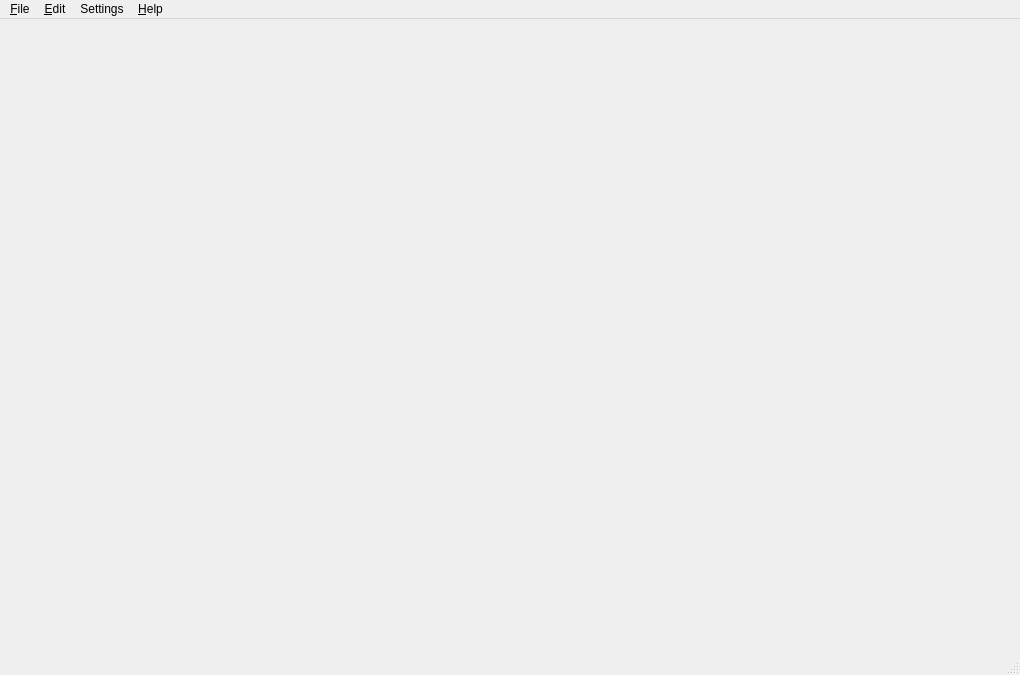
<?xml version="1.0" encoding="UTF-8"?>
<ui version="4.0">
 <class>MainWindow</class>
 <widget class="QMainWindow" name="MainWindow">
  <property name="geometry">
   <rect>
    <x>0</x>
    <y>0</y>
    <width>1020</width>
    <height>675</height>
   </rect>
  </property>
  <property name="sizePolicy">
   <sizepolicy hsizetype="Preferred" vsizetype="Preferred">
    <horstretch>2</horstretch>
    <verstretch>0</verstretch>
   </sizepolicy>
  </property>
  <property name="minimumSize">
   <size>
    <width>0</width>
    <height>0</height>
   </size>
  </property>
  <property name="windowTitle">
   <string>Video Editor MovieMator</string>
  </property>
  <property name="windowIcon">
   <iconset resource="../icons/resources.qrc">
    <normaloff>:/icons/moviemator-logo-64.png</normaloff>:/icons/moviemator-logo-64.png</iconset>
  </property>
  <property name="iconSize">
   <size>
    <width>40</width>
    <height>40</height>
   </size>
  </property>
  <property name="toolButtonStyle">
   <enum>Qt::ToolButtonTextBesideIcon</enum>
  </property>
  <widget class="QWidget" name="centralWidget">
   <property name="sizePolicy">
    <sizepolicy hsizetype="Preferred" vsizetype="Preferred">
     <horstretch>2</horstretch>
     <verstretch>2</verstretch>
    </sizepolicy>
   </property>
   <layout class="QHBoxLayout" name="horizontalLayout">
    <property name="leftMargin">
     <number>0</number>
    </property>
    <property name="topMargin">
     <number>0</number>
    </property>
    <property name="rightMargin">
     <number>0</number>
    </property>
    <property name="bottomMargin">
     <number>0</number>
    </property>
   </layout>
  </widget>
  <widget class="QMenuBar" name="menuBar">
   <property name="geometry">
    <rect>
     <x>0</x>
     <y>0</y>
     <width>1020</width>
     <height>22</height>
    </rect>
   </property>
   <widget class="QMenu" name="menuFile">
    <property name="title">
     <string>&amp;File</string>
    </property>
    <addaction name="actionOpen"/>
    <addaction name="actionOpenOther"/>
    <addaction name="separator"/>
    <addaction name="actionSave"/>
    <addaction name="actionSave_As"/>
    <addaction name="actionExportEDL"/>
    <addaction name="actionClose"/>
    <addaction name="separator"/>
    <addaction name="actionExit"/>
   </widget>
   <widget class="QMenu" name="menuEdit">
    <property name="title">
     <string>&amp;Edit</string>
    </property>
    <addaction name="actionCut"/>
    <addaction name="actionCopy"/>
    <addaction name="actionPaste"/>
   </widget>
   <widget class="QMenu" name="menuHelp">
    <property name="title">
     <string>&amp;Help</string>
    </property>
    <addaction name="actionFAQ"/>
    <addaction name="actionTutorials"/>
    <addaction name="actionAbout_TVE"/>
    <addaction name="actionTutorial"/>
    <addaction name="actionHomePage"/>
    <addaction name="actionForum"/>
    <addaction name="actionFacebook"/>
    <addaction name="actionEmail"/>
    <addaction name="separator"/>
    <addaction name="actionBuy_a_License_Code"/>
    <addaction name="actionEnter_License_Code"/>
    <addaction name="actionExecute_Python"/>
    <addaction name="separator"/>
    <addaction name="actionGet_Total_Video_Converter_Pro"/>
    <addaction name="actionGet_Total_Video_Player"/>
   </widget>
   <widget class="QMenu" name="menuSettings">
    <property name="title">
     <string>Settings</string>
    </property>
    <widget class="QMenu" name="menuDeinterlacer">
     <property name="title">
      <string>Deinterlacer</string>
     </property>
     <addaction name="actionOneField"/>
     <addaction name="actionLinearBlend"/>
     <addaction name="actionYadifTemporal"/>
     <addaction name="actionYadifSpatial"/>
    </widget>
    <widget class="QMenu" name="menuInterpolation">
     <property name="title">
      <string>Interpolation</string>
     </property>
     <addaction name="actionNearest"/>
     <addaction name="actionBilinear"/>
     <addaction name="actionBicubic"/>
     <addaction name="actionHyper"/>
    </widget>
    <widget class="QMenu" name="menuProfile">
     <property name="title">
      <string>Video Mode</string>
     </property>
     <addaction name="actionProfileAutomatic"/>
    </widget>
    <widget class="QMenu" name="menuExternal">
     <property name="title">
      <string>External Monitor</string>
     </property>
     <addaction name="actionExternalNone"/>
    </widget>
    <widget class="QMenu" name="menuGamma">
     <property name="title">
      <string>Gamma</string>
     </property>
     <addaction name="actionGammaSRGB"/>
     <addaction name="actionGammaRec709"/>
    </widget>
    <widget class="QMenu" name="menuDrawingMethod">
     <property name="title">
      <string>Display Method</string>
     </property>
     <addaction name="actionDrawingAutomatic"/>
     <addaction name="actionDrawingOpenGL"/>
     <addaction name="actionDrawingDirectX"/>
     <addaction name="actionDrawingSoftware"/>
    </widget>
    <widget class="QMenu" name="menuLanguage">
     <property name="title">
      <string>Language</string>
     </property>
    </widget>
    <addaction name="actionProject"/>
    <addaction name="actionGPU"/>
    <addaction name="menuProfile"/>
    <addaction name="separator"/>
    <addaction name="actionPlayer"/>
    <addaction name="actionScrubAudio"/>
    <addaction name="actionJack"/>
    <addaction name="actionRealtime"/>
    <addaction name="actionProgressive"/>
    <addaction name="menuDeinterlacer"/>
    <addaction name="menuInterpolation"/>
    <addaction name="menuExternal"/>
    <addaction name="menuGamma"/>
    <addaction name="separator"/>
    <addaction name="menuDrawingMethod"/>
    <addaction name="menuLanguage"/>
    <addaction name="separator"/>
   </widget>
   <addaction name="menuFile"/>
   <addaction name="menuEdit"/>
   <addaction name="menuSettings"/>
   <addaction name="menuHelp"/>
  </widget>
  <widget class="QStatusBar" name="statusBar"/>
  <action name="actionOpen">
   <property name="icon">
    <iconset resource="../icons/resources.qrc">
     <normaloff>:/icons/light/32x32/list-add.png</normaloff>:/icons/light/32x32/list-add.png</iconset>
   </property>
   <property name="text">
    <string>&amp;Open File...</string>
   </property>
   <property name="toolTip">
    <string>Open a video, audio, image or project file</string>
   </property>
   <property name="shortcut">
    <string>Ctrl+O</string>
   </property>
   <property name="visible">
    <bool>true</bool>
   </property>
   <property name="iconVisibleInMenu">
    <bool>false</bool>
   </property>
  </action>
  <action name="actionExit">
   <property name="text">
    <string>E&amp;xit</string>
   </property>
   <property name="toolTip">
    <string>Quit the application</string>
   </property>
   <property name="shortcut">
    <string>Ctrl+Q</string>
   </property>
  </action>
  <action name="actionAbout_TVE">
   <property name="text">
    <string>&amp;About Video Editor MovieMator Pro</string>
   </property>
   <property name="toolTip">
    <string>About Video Editor MovieMator Pro</string>
   </property>
   <property name="visible">
    <bool>true</bool>
   </property>
   <property name="menuRole">
    <enum>QAction::AboutRole</enum>
   </property>
  </action>
  <action name="actionOpenOther">
   <property name="enabled">
    <bool>false</bool>
   </property>
   <property name="text">
    <string>Open Other...</string>
   </property>
   <property name="toolTip">
    <string>Open a device, stream or generator</string>
   </property>
   <property name="shortcut">
    <string>Ctrl+Shift+O</string>
   </property>
   <property name="visible">
    <bool>false</bool>
   </property>
   <property name="iconVisibleInMenu">
    <bool>false</bool>
   </property>
  </action>
  <action name="actionSave">
   <property name="enabled">
    <bool>true</bool>
   </property>
   <property name="icon">
    <iconset resource="../icons/resources.qrc">
     <normaloff>:/icons/light/32x32/toolbar-save.png</normaloff>:/icons/light/32x32/toolbar-save.png</iconset>
   </property>
   <property name="text">
    <string>&amp;Save</string>
   </property>
   <property name="toolTip">
    <string>Save project</string>
   </property>
   <property name="shortcut">
    <string>Ctrl+S</string>
   </property>
   <property name="visible">
    <bool>true</bool>
   </property>
   <property name="iconVisibleInMenu">
    <bool>false</bool>
   </property>
  </action>
  <action name="actionSave_As">
   <property name="text">
    <string>Save &amp;As...</string>
   </property>
   <property name="toolTip">
    <string>Save project to a different MLT XML file</string>
   </property>
   <property name="shortcut">
    <string>Ctrl+Shift+S</string>
   </property>
  </action>
  <action name="actionEncode">
   <property name="enabled">
    <bool>true</bool>
   </property>
   <property name="icon">
    <iconset resource="../icons/resources.qrc">
     <normaloff>:/icons/light/32x32/toolbar-export.png</normaloff>:/icons/light/32x32/toolbar-export.png</iconset>
   </property>
   <property name="text">
    <string>Export</string>
   </property>
   <property name="toolTip">
    <string>Show the Export panel</string>
   </property>
   <property name="visible">
    <bool>true</bool>
   </property>
  </action>
  <action name="actionUndo">
   <property name="icon">
    <iconset theme="edit-undo">
     <normaloff>:/icons/light/32x32/edit-undo.png</normaloff>:/icons/light/32x32/edit-undo.png</iconset>
   </property>
   <property name="text">
    <string>&amp;Undo</string>
   </property>
   <property name="visible">
    <bool>true</bool>
   </property>
  </action>
  <action name="actionRedo">
   <property name="enabled">
    <bool>true</bool>
   </property>
   <property name="icon">
    <iconset theme="edit-redo">
     <normaloff>:/icons/light/32x32/edit-redo.png</normaloff>:/icons/light/32x32/edit-redo.png</iconset>
   </property>
   <property name="text">
    <string>&amp;Redo</string>
   </property>
   <property name="visible">
    <bool>true</bool>
   </property>
  </action>
  <action name="actionForum">
   <property name="icon">
    <iconset resource="../icons/resources.qrc">
     <normaloff>:/icons/light/32x32/toolbar-forum.png</normaloff>:/icons/light/32x32/toolbar-forum.png</iconset>
   </property>
   <property name="text">
    <string>Forum</string>
   </property>
   <property name="visible">
    <bool>false</bool>
   </property>
  </action>
  <action name="actionFAQ">
   <property name="text">
    <string>FAQ...</string>
   </property>
   <property name="visible">
    <bool>false</bool>
   </property>
  </action>
  <action name="actionEnter_Full_Screen">
   <property name="icon">
    <iconset theme="view-fullscreen">
     <normaloff>:/icons/oxygen/32x32/actions/view-fullscreen.png</normaloff>:/icons/oxygen/32x32/actions/view-fullscreen.png</iconset>
   </property>
   <property name="text">
    <string>Enter Full Screen</string>
   </property>
   <property name="shortcut">
    <string>Ctrl+Shift+F</string>
   </property>
  </action>
  <action name="actionAudioMeter">
   <property name="icon">
    <iconset theme="audio-meter">
     <normaloff>:/icons/light/16x16/audio-meter.png</normaloff>:/icons/light/16x16/audio-meter.png</iconset>
   </property>
   <property name="text">
    <string>Peak Meter</string>
   </property>
   <property name="toolTip">
    <string>Show or hide the audio peak meter</string>
   </property>
   <property name="visible">
    <bool>false</bool>
   </property>
  </action>
  <action name="actionProperties">
   <property name="icon">
    <iconset theme="dialog-information">
     <normaloff>:/icons/oxygen/32x32/status/dialog-information.png</normaloff>:/icons/oxygen/32x32/status/dialog-information.png</iconset>
   </property>
   <property name="text">
    <string>Properties</string>
   </property>
   <property name="visible">
    <bool>false</bool>
   </property>
  </action>
  <action name="actionRecent">
   <property name="icon">
    <iconset theme="document-open-recent">
     <normaloff>:/icons/oxygen/32x32/actions/document-open-recent.png</normaloff>:/icons/oxygen/32x32/actions/document-open-recent.png</iconset>
   </property>
   <property name="text">
    <string>Recent</string>
   </property>
   <property name="visible">
    <bool>false</bool>
   </property>
  </action>
  <action name="actionPlaylist">
   <property name="icon">
    <iconset theme="view-media-playlist">
     <normaloff>:/icons/oxygen/32x32/actions/view-media-playlist.png</normaloff>:/icons/oxygen/32x32/actions/view-media-playlist.png</iconset>
   </property>
   <property name="text">
    <string>Playlist</string>
   </property>
   <property name="visible">
    <bool>false</bool>
   </property>
  </action>
  <action name="actionHistory">
   <property name="icon">
    <iconset theme="view-history">
     <normaloff>:/icons/oxygen/32x32/actions/view-history.png</normaloff>:/icons/oxygen/32x32/actions/view-history.png</iconset>
   </property>
   <property name="text">
    <string>History</string>
   </property>
   <property name="visible">
    <bool>false</bool>
   </property>
  </action>
  <action name="actionFullscreen">
   <property name="icon">
    <iconset theme="view-fullscreen">
     <normaloff>:/icons/oxygen/32x32/actions/view-fullscreen.png</normaloff>:/icons/oxygen/32x32/actions/view-fullscreen.png</iconset>
   </property>
   <property name="text">
    <string>Full Screen</string>
   </property>
   <property name="visible">
    <bool>false</bool>
   </property>
  </action>
  <action name="actionRealtime">
   <property name="checkable">
    <bool>true</bool>
   </property>
   <property name="checked">
    <bool>true</bool>
   </property>
   <property name="text">
    <string>Realtime (frame dropping)</string>
   </property>
  </action>
  <action name="actionProgressive">
   <property name="checkable">
    <bool>true</bool>
   </property>
   <property name="checked">
    <bool>true</bool>
   </property>
   <property name="text">
    <string>Progressive</string>
   </property>
  </action>
  <action name="actionGPU">
   <property name="checkable">
    <bool>true</bool>
   </property>
   <property name="enabled">
    <bool>false</bool>
   </property>
   <property name="text">
    <string>GPU Processing (experimental)</string>
   </property>
   <property name="visible">
    <bool>false</bool>
   </property>
  </action>
  <action name="actionOneField">
   <property name="checkable">
    <bool>true</bool>
   </property>
   <property name="checked">
    <bool>true</bool>
   </property>
   <property name="text">
    <string>One Field (fast)</string>
   </property>
  </action>
  <action name="actionLinearBlend">
   <property name="checkable">
    <bool>true</bool>
   </property>
   <property name="text">
    <string>Linear Blend (fast)</string>
   </property>
  </action>
  <action name="actionYadifTemporal">
   <property name="checkable">
    <bool>true</bool>
   </property>
   <property name="text">
    <string>YADIF - temporal only (good)</string>
   </property>
  </action>
  <action name="actionYadifSpatial">
   <property name="checkable">
    <bool>true</bool>
   </property>
   <property name="text">
    <string>YADIF - temporal + spatial (best)</string>
   </property>
  </action>
  <action name="actionNearest">
   <property name="checkable">
    <bool>true</bool>
   </property>
   <property name="checked">
    <bool>true</bool>
   </property>
   <property name="text">
    <string>Nearest Neighbor (fast)</string>
   </property>
  </action>
  <action name="actionBilinear">
   <property name="checkable">
    <bool>true</bool>
   </property>
   <property name="text">
    <string>Bilinear (good)</string>
   </property>
  </action>
  <action name="actionBicubic">
   <property name="checkable">
    <bool>true</bool>
   </property>
   <property name="text">
    <string>Bicubic (better)</string>
   </property>
  </action>
  <action name="actionHyper">
   <property name="checkable">
    <bool>true</bool>
   </property>
   <property name="text">
    <string>Hyper/Lanczos (best)</string>
   </property>
  </action>
  <action name="actionProfileAutomatic">
   <property name="checkable">
    <bool>true</bool>
   </property>
   <property name="checked">
    <bool>true</bool>
   </property>
   <property name="text">
    <string>Automatic</string>
   </property>
  </action>
  <action name="actionExternalNone">
   <property name="checkable">
    <bool>true</bool>
   </property>
   <property name="checked">
    <bool>true</bool>
   </property>
   <property name="text">
    <string>None</string>
   </property>
  </action>
  <action name="actionJack">
   <property name="checkable">
    <bool>true</bool>
   </property>
   <property name="text">
    <string>Use JACK Audio</string>
   </property>
   <property name="visible">
    <bool>false</bool>
   </property>
  </action>
  <action name="actionFilters">
   <property name="icon">
    <iconset theme="view-filter">
     <normaloff>:/icons/oxygen/32x32/actions/view-filter.png</normaloff>:/icons/oxygen/32x32/actions/view-filter.png</iconset>
   </property>
   <property name="text">
    <string>Filters</string>
   </property>
   <property name="toolTip">
    <string>Modify the video image or audio</string>
   </property>
   <property name="visible">
    <bool>false</bool>
   </property>
  </action>
  <action name="actionAddCustomProfile">
   <property name="text">
    <string>Add...</string>
   </property>
  </action>
  <action name="actionSystemTheme">
   <property name="checkable">
    <bool>true</bool>
   </property>
   <property name="text">
    <string>System</string>
   </property>
   <property name="toolTip">
    <string>Use the user or platform style, colors, and icons.</string>
   </property>
  </action>
  <action name="actionFusionDark">
   <property name="checkable">
    <bool>true</bool>
   </property>
   <property name="text">
    <string>Fusion Dark</string>
   </property>
  </action>
  <action name="actionFusionLight">
   <property name="checkable">
    <bool>true</bool>
   </property>
   <property name="text">
    <string>Fusion Light</string>
   </property>
  </action>
  <action name="actionTutorials">
   <property name="text">
    <string>Tutorials...</string>
   </property>
   <property name="visible">
    <bool>false</bool>
   </property>
  </action>
  <action name="actionTimeline">
   <property name="checkable">
    <bool>true</bool>
   </property>
   <property name="icon">
    <iconset theme="view-time-schedule">
     <normaloff>:/icons/oxygen/32x32/actions/view-time-schedule.png</normaloff>:/icons/oxygen/32x32/actions/view-time-schedule.png</iconset>
   </property>
   <property name="text">
    <string>Timeline</string>
   </property>
   <property name="visible">
    <bool>false</bool>
   </property>
  </action>
  <action name="actionRestoreLayout">
   <property name="text">
    <string>Restore Default Layout</string>
   </property>
   <property name="toolTip">
    <string>Restore Default Layout</string>
   </property>
  </action>
  <action name="actionShowTitleBars">
   <property name="checkable">
    <bool>true</bool>
   </property>
   <property name="text">
    <string>Show Title Bars</string>
   </property>
  </action>
  <action name="actionShowToolbar">
   <property name="checkable">
    <bool>true</bool>
   </property>
   <property name="text">
    <string>Show Toolbar</string>
   </property>
  </action>
  <action name="actionUpgrade">
   <property name="text">
    <string>Upgrade...</string>
   </property>
   <property name="visible">
    <bool>true</bool>
   </property>
  </action>
  <action name="actionOpenXML">
   <property name="text">
    <string>Open MLT XML As Clip...</string>
   </property>
   <property name="toolTip">
    <string>Open a MLT XML project file as a virtual clip</string>
   </property>
  </action>
  <action name="actionGammaSRGB">
   <property name="checkable">
    <bool>true</bool>
   </property>
   <property name="checked">
    <bool>true</bool>
   </property>
   <property name="text">
    <string>sRGB (computer)</string>
   </property>
  </action>
  <action name="actionGammaRec709">
   <property name="checkable">
    <bool>true</bool>
   </property>
   <property name="text">
    <string>Rec. 709 (TV)</string>
   </property>
  </action>
  <action name="actionScrubAudio">
   <property name="checkable">
    <bool>true</bool>
   </property>
   <property name="enabled">
    <bool>false</bool>
   </property>
   <property name="text">
    <string>Scrub Audio</string>
   </property>
   <property name="visible">
    <bool>false</bool>
   </property>
  </action>
  <action name="actionDrawingAutomatic">
   <property name="checkable">
    <bool>true</bool>
   </property>
   <property name="checked">
    <bool>true</bool>
   </property>
   <property name="text">
    <string>Automatic</string>
   </property>
  </action>
  <action name="actionDrawingOpenGL">
   <property name="checkable">
    <bool>true</bool>
   </property>
   <property name="text">
    <string notr="true">OpenGL</string>
   </property>
  </action>
  <action name="actionDrawingDirectX">
   <property name="checkable">
    <bool>true</bool>
   </property>
   <property name="text">
    <string notr="true">DirectX (ANGLE)</string>
   </property>
  </action>
  <action name="actionDrawingSoftware">
   <property name="checkable">
    <bool>true</bool>
   </property>
   <property name="text">
    <string extracomment="Do not translate &quot;Mesa&quot;">Software (Mesa)</string>
   </property>
  </action>
  <action name="actionApplicationLog">
   <property name="text">
    <string>Application Log...</string>
   </property>
  </action>
  <action name="actionProject">
   <property name="enabled">
    <bool>false</bool>
   </property>
   <property name="text">
    <string>Project</string>
   </property>
  </action>
  <action name="actionPlayer">
   <property name="enabled">
    <bool>false</bool>
   </property>
   <property name="text">
    <string>Player</string>
   </property>
  </action>
  <action name="actionUser_Interface">
   <property name="enabled">
    <bool>false</bool>
   </property>
   <property name="text">
    <string>User Interface</string>
   </property>
  </action>
  <action name="actionClose">
   <property name="icon">
    <iconset theme="window-close">
     <normaloff>.</normaloff>.</iconset>
   </property>
   <property name="text">
    <string>Close</string>
   </property>
   <property name="shortcut">
    <string>Ctrl+W</string>
   </property>
   <property name="iconVisibleInMenu">
    <bool>false</bool>
   </property>
  </action>
  <action name="actionCut">
   <property name="enabled">
    <bool>false</bool>
   </property>
   <property name="icon">
    <iconset theme="edit-cut">
     <normaloff>:/icons/oxygen/32x32/actions/edit-cut.png</normaloff>:/icons/oxygen/32x32/actions/edit-cut.png</iconset>
   </property>
   <property name="text">
    <string>Cu&amp;t</string>
   </property>
   <property name="shortcut">
    <string>Ctrl+X</string>
   </property>
  </action>
  <action name="actionCopy">
   <property name="enabled">
    <bool>false</bool>
   </property>
   <property name="icon">
    <iconset theme="edit-copy">
     <normaloff>:/icons/oxygen/32x32/actions/edit-copy.png</normaloff>:/icons/oxygen/32x32/actions/edit-copy.png</iconset>
   </property>
   <property name="text">
    <string>&amp;Copy</string>
   </property>
   <property name="shortcut">
    <string>Ctrl+C</string>
   </property>
  </action>
  <action name="actionPaste">
   <property name="enabled">
    <bool>false</bool>
   </property>
   <property name="icon">
    <iconset theme="edit-paste">
     <normaloff>:/icons/oxygen/32x32/actions/edit-paste.png</normaloff>:/icons/oxygen/32x32/actions/edit-paste.png</iconset>
   </property>
   <property name="text">
    <string>&amp;Paste</string>
   </property>
   <property name="shortcut">
    <string>Ctrl+V</string>
   </property>
  </action>
  <action name="actionExportEDL">
   <property name="text">
    <string>Export EDL...</string>
   </property>
   <property name="visible">
    <bool>false</bool>
   </property>
  </action>
  <action name="actionRemove">
   <property name="icon">
    <iconset>
     <normaloff>:/icons/light/32x32/document-remove.png</normaloff>:/icons/light/32x32/document-remove.png</iconset>
   </property>
   <property name="text">
    <string>Remove</string>
   </property>
   <property name="toolTip">
    <string>remove media files</string>
   </property>
  </action>
  <action name="actionEmail">
   <property name="icon">
    <iconset>
     <normaloff>:/icons/light/32x32/toolbar-mail.png</normaloff>:/icons/light/32x32/toolbar-mail.png</iconset>
   </property>
   <property name="text">
    <string>Feedback</string>
   </property>
   <property name="toolTip">
    <string>send us your suggestions</string>
   </property>
  </action>
  <action name="actionFacebook">
   <property name="text">
    <string>Facebook</string>
   </property>
   <property name="visible">
    <bool>false</bool>
   </property>
  </action>
  <action name="actionHomePage">
   <property name="text">
    <string>Home Page</string>
   </property>
  </action>
  <action name="actionBuy_a_License_Code">
   <property name="text">
    <string>Buy a License Code</string>
   </property>
  </action>
  <action name="actionEnter_License_Code">
   <property name="text">
    <string>Enter License Code</string>
   </property>
  </action>
  <action name="actionExecute_Python">
   <property name="text">
    <string>Execute Python</string>
   </property>
   <property name="visible">
    <bool>false</bool>
   </property>
  </action>
  <action name="actionEnglish">
   <property name="text">
    <string>English</string>
   </property>
  </action>
  <action name="actionChinese">
   <property name="text">
    <string>Chinese</string>
   </property>
  </action>
  <action name="actionGet_Total_Video_Converter_Pro">
   <property name="text">
    <string>Get Total Video Converter Pro</string>
   </property>
  </action>
  <action name="actionGet_Total_Video_Player">
   <property name="text">
    <string>Get Total Video Player</string>
   </property>
  </action>
  <action name="actionTutorial">
   <property name="text">
    <string>Tutorial</string>
   </property>
  </action>
 </widget>
 <layoutdefault spacing="6" margin="11"/>
 <resources>
  <include location="../icons/resources.qrc"/>
 </resources>
 <connections>
  <connection>
   <sender>actionExit</sender>
   <signal>triggered()</signal>
   <receiver>MainWindow</receiver>
   <slot>close()</slot>
   <hints>
    <hint type="sourcelabel">
     <x>-1</x>
     <y>-1</y>
    </hint>
    <hint type="destinationlabel">
     <x>199</x>
     <y>149</y>
    </hint>
   </hints>
  </connection>
 </connections>
</ui>
